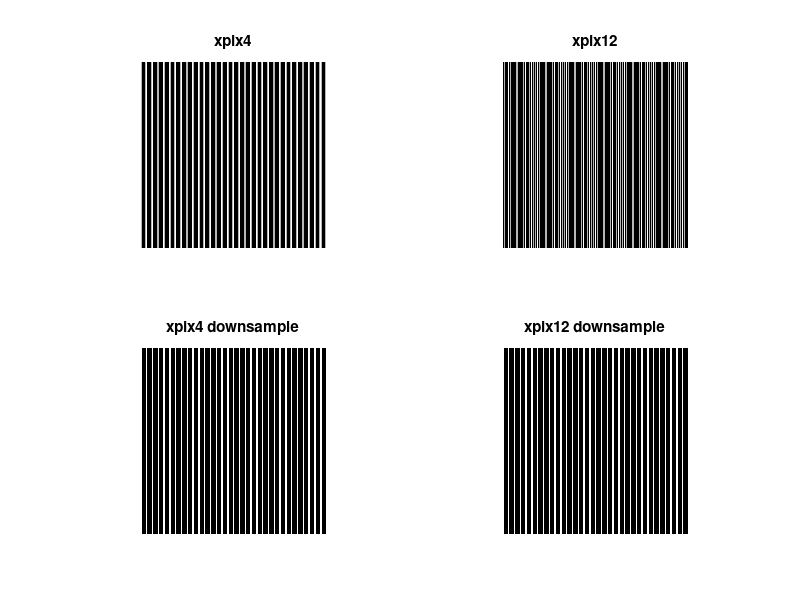

Recreate this plot in MATLAB.
%% 3.4
clc;clear;close all

wd = 2*pi*1/32; xpix = ones(256,1)*cos(wd*(0:255));

% Your code: Generate xpix4 and xpix12
xpix4 = ones(256,1)*cos(wd*4*(0:255));
xpix12 = ones(256,1)*cos(wd*12*(0:255));

% Downsampling images
xpix4_downsample = xpix4(1:2:end,1:2:end);
xpix12_downsample = xpix12(1:2:end,1:2:end);

% Your code: Show the 2 images and the 2 downsampled images

subplot(2,2,1)
imshow(xpix4)
title('xpix4')

subplot(2,2,2)
imshow(xpix12)
title('xpix12')

subplot(2,2,3)
imshow(xpix4_downsample)
title('xpix4 downsample')

subplot(2,2,4)
imshow(xpix12_downsample)
title('xpix12 downsample')
